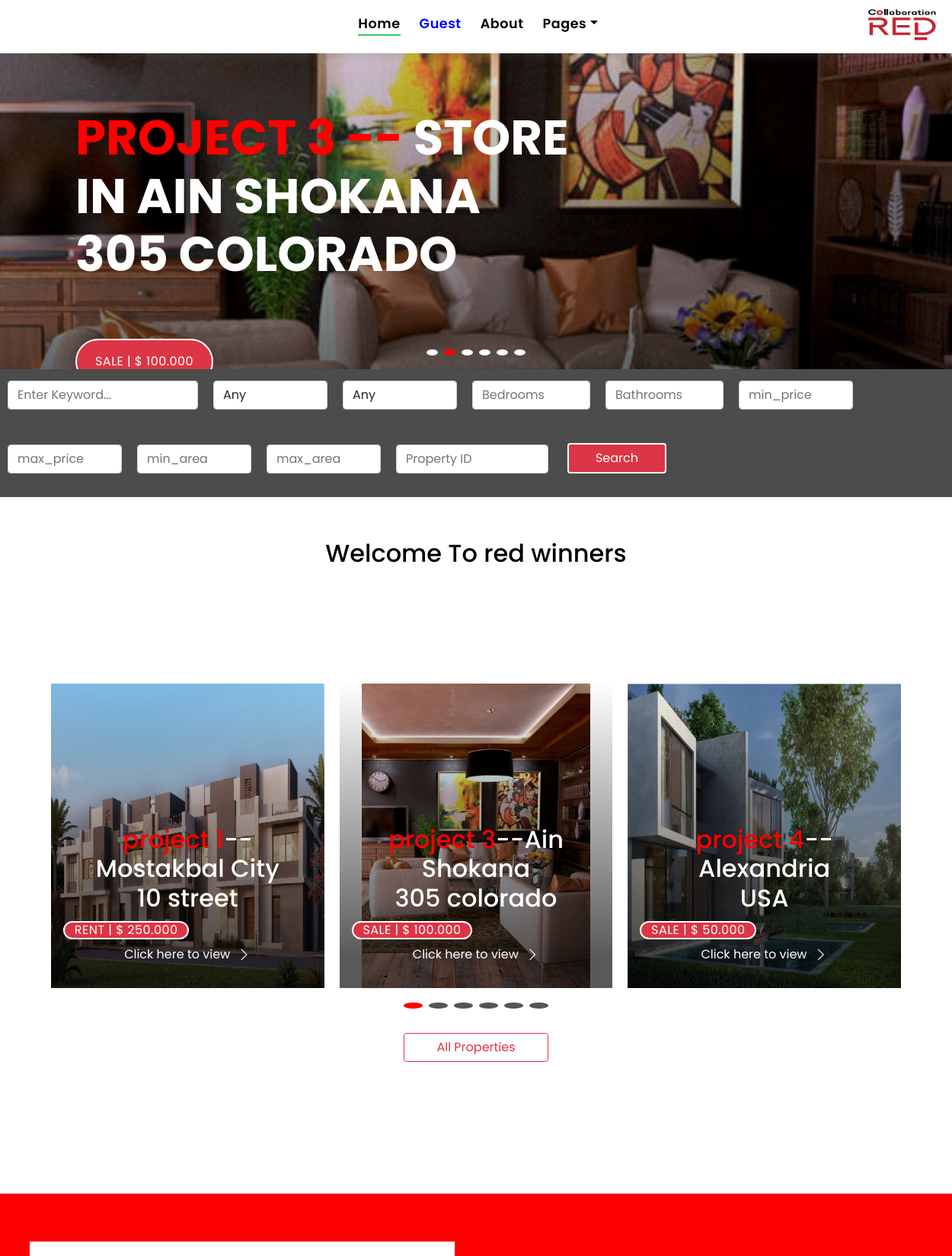
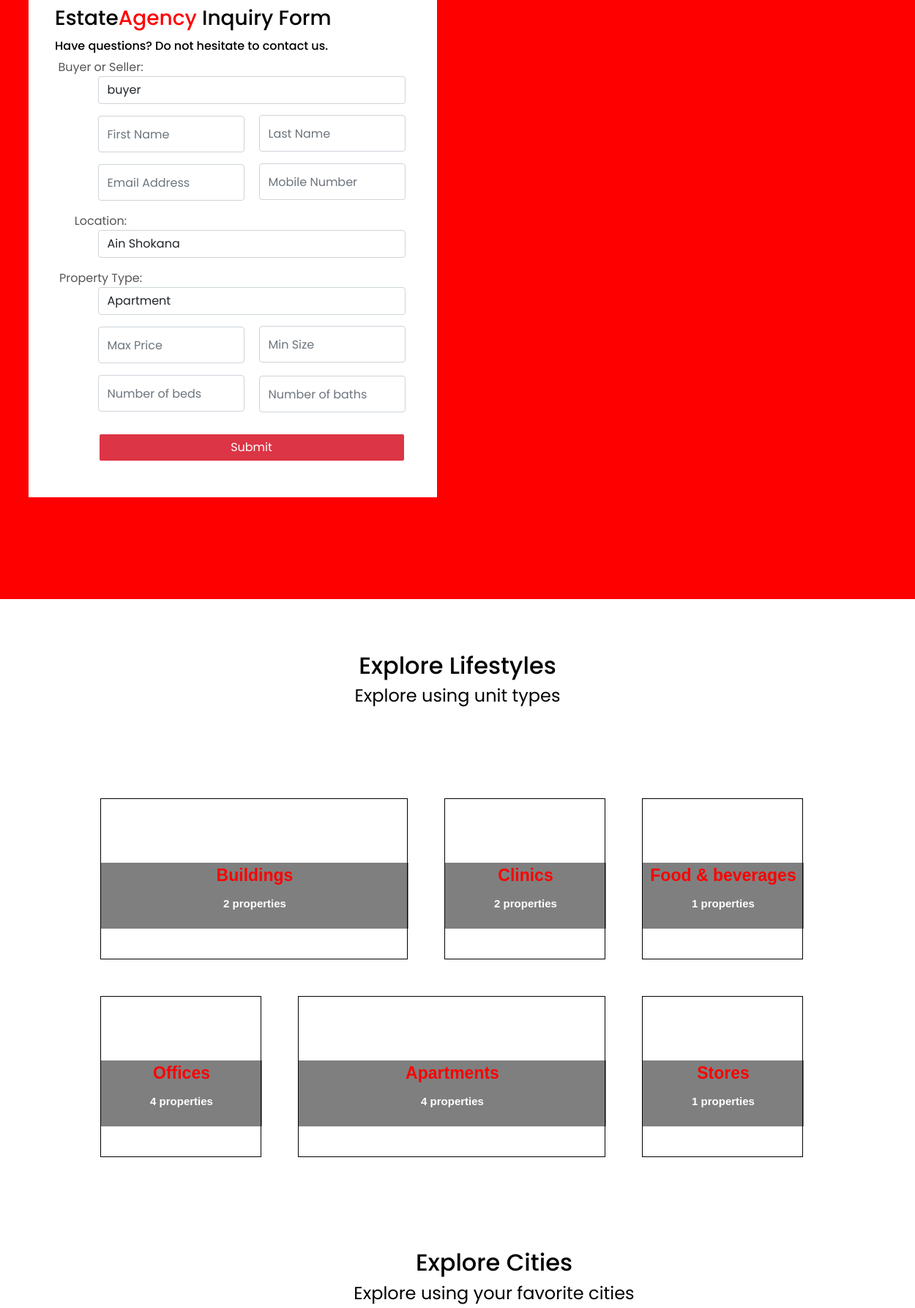
The page / (upper part) on the database its author committed (2 pictures, top to bottom).
### houses/models.py (models this page shows, shortened)
class House(models.Model):
    status_choices = (
        (_("sale"), _("sale")),
        (_("rent"), _("rent")),
    )
    img = models.ImageField(_("img"),upload_to="images")
    type = models.CharField(max_length=50,choices=choices2,default="Apartment")
    address = models.CharField(_("address"),max_length=50)
    location = models.CharField(max_length=50,choices=choices3,null=True,blank=True)
    location_new = models.OneToOneField(Location,on_delete=models.CASCADE,null=True,blank=True)
    status = models.CharField(_("status"),max_length=100,choices=status_choices)
    area = models.IntegerField(_("area"),)
    beds = models.IntegerField(_("beds"),)
    bathrooms = models.IntegerField(_("bathrooms"),)
    garages = models.IntegerField(_("garages"),)
    price = models.IntegerField(_("price"),)
    description = models.TextField(_("description"),)
    amenities = models.ManyToManyField(Amenity,verbose_name=_("amenities"))
    company = models.ForeignKey('Company',on_delete=models.CASCADE,blank=True,null=True)
    project = models.ForeignKey('Project',on_delete=models.CASCADE,blank=True,null=True)
    number_of_installments = models.IntegerField(default=1)
    time_of_delivery = models.DateTimeField(null=True,blank=True)
    in_advance_price = models.IntegerField(default=0)

class Project(models.Model):
    name = models.CharField(max_length=500)
    company = models.ForeignKey(Company,on_delete=models.CASCADE,null=True,blank=True)
    type = models.CharField(max_length=50, choices=choices2, default="Apartment")
    location = models.CharField(max_length=500, choices=choices3,default='Ain Shokana')
    location_new = models.OneToOneField(Location, on_delete=models.CASCADE, null=True, blank=True)
    number_of_units = models.IntegerField(default=1)
    def __str__(self):
        return f"{self.name}"

### houses/views.py (the view)
# urls.py: path('', views.index,name="home"),
def index(request):
    if request.method=="POST":
        print("FOOOOOOOOOOOOOOOOOOORM")
        print(request.POST)
        pass
    all_houses = House.objects.all()
    buildings = 0
    clinics = 0
    food_beverages = 0
    offices = 0
    apartments = 0
    stores = 0
    total = []
    backgrounds = list()
    names = list()
    ain_shokana = 0
    ain_sokhna = 0
    alex = 0
    east_cairo = 0
    mostakbal = 0
    total_locations = []
    location_names = []
    location_names.append("Ain Shokana")
    location_names.append("Ain Sokhna")
    location_names.append("Alexandria")
    location_names.append("East Cairo")
    location_names.append("Mostakbal City")
    names.append("buildings")
    names.append("clinics")
    names.append("food & beverages")
    names.append("offices")
    names.append("apartments")
    names.append("stores")
    backgrounds.append("https://www.redww.com/wp-content/uploads/2021/02/Untitled-2-17-07.jpg")
    backgrounds.append("https://www.redww.com/wp-content/uploads/2021/02/artboards_06.jpg")
    backgrounds.append("https://www.redww.com/wp-content/uploads/2021/02/artboards_08-copy-5-1.jpg")
    backgrounds.append("https://www.redww.com/wp-content/uploads/2021/02/artboards_06-copy-2-8.jpg")
    backgrounds.append("https://www.redww.com/wp-content/uploads/2021/02/artboards_03-copy-2-7.jpg")
    backgrounds.append("https://www.redww.com/wp-content/uploads/2021/02/IL-BOSCO-City-12.jpg")
    for house in all_houses:
        if house.location == "Ain Shokana":
            ain_shokana += 1
        if house.location == "Ain Sokhna":
            ain_sokhna += 1
        if house.location == "Alexandria":
            alex += 1
        if house.location == "East Cairo":
            east_cairo += 1
        if house.location == "Mostakbal City":
            mostakbal += 1
        if house.type == "Building":
            buildings += 1
        if house.type == "Clinic":
            clinics += 1
        if house.type == "Food & Beverage":
            food_beverages += 1
        if house.type == "Office":
            offices += 1
        if house.type == "Apartment":
            apartments += 1
        if house.type == "Store":
            stores += 1
    total.append(buildings)
    total.append(clinics)
    total.append(food_beverages)
    total.append(offices)
    total.append(apartments)
    total.append(stores)
    total_locations.append(ain_shokana)
    total_locations.append(ain_sokhna)
    total_locations.append(alex)
    total_locations.append(east_cairo)
    total_locations.append(mostakbal)
    context = {"all_houses": all_houses[:6],
               "SearchForm":SearchForm,
               "total":total,
               "all_data":zip(total,backgrounds,names),
               "location_names":location_names,
               "location_counts":total_locations,
               "inquiry_form":InquiryForm}
    return render(request,"houses/index.html",context)

### houses/models.py (called while the page is built)
    def __str__(self):
        return f"{self.name}"

### houses/templates/houses/index.html (shortened to what this page needs)
{% extends 'houses/base.html' %}
{% load static %}
{% block content %}
  <div class="intro intro-carousel swiper position-relative" >
    <div class="swiper-wrapper">
{% for house in all_houses %}
      <div class="swiper-slide carousel-item-a intro-item bg-image" style="height:600px;background-image: url({{house.img.url}})">
        <div class="overlay overlay-a"></div>
        <div class="intro-content display-table">
          <div class="table-cell" >
            <div class="container">
              <div class="row">
                <div class="col-lg-8">
                  <div class="intro-body" >
                    <a href="{% url 'single' house.id %}">
                    <h1 class="intro-title mb-4 " >
                      <span style="color:red;" class="color-b">{{house.project}} -- </span>{{house.type}} in {{house.location}}
                      <br> {{house.address}}
                    </h1>
                    </a>
                    <p class="intro-subtitle intro-price" >
                      <a href="{% url 'single' house.id %}"><span style="border:2px solid white;" class="price-a btn btn-danger">{{house.status}} | $ {{house.price}}.000</span></a>
                    </p>
                  </div>
                </div>
              </div>
            </div>
          </div>
        </div>
      </div>
{% endfor %}
    </div>
    <div class="swiper-pagination" style="height:300px;" >
    </div>
  </div>
<div style="z-index:100;position:relative;bottom:315px;background-color:#4c4c4c;color:white;display:flex;flex-wrap:wrap;">
  <form style="z-index:1000;display:flex;flex-wrap:wrap;" action="{% url 'search_for' %}">
    {{SearchForm.as_p}}
    <button id="search_pressed" class="btn btn-danger" value="submit" style="width:130px;height:40px;margin:13px 15px;border:2px solid white;">Search</button>
  </form>
</div>
  <main id="main" style="height:600px;">
<h2 style="position:relative;bottom:260px;text-align:center;">Welcome To red winners</h2>
    <section class="section-property section-t8" style="position:relative;bottom:200px;text-align:center;">
      <div class="container">
        <div class="row">
          <div class="col-md-12">
            <div class="title-wrap d-flex justify-content-between">
            </div>
          </div>
        </div>
        <div id="property-carousel" class="swiper">
          <div class="swiper-wrapper">
{% for house in all_houses %}
            <div class="carousel-item-b swiper-slide">
              <div class="card-box-a card-shadow">
                <div class="img-box-a">
                  <img src="{{house.img.url}}" alt="" class="img-a img-fluid" style="height:400px;">
                </div>
                <div class="card-overlay">
                  <div class="card-overlay-a-content">
                    <div class="card-header-a">
                      <h2 class="card-title-a">
                        <a href="{% url 'single' house.id %}"><span style="color:red;">{{house.project}}</span>--{{house.location}}
                          <br /> {{house.address}}</a>
                      </h2>
                    </div>
                    <div  class="card-body-a">
                      <div  class="price-box d-flex">
                        <span style="border:2px solid white;" class="price-a btn btn-danger">{{house.status}} | $ {{house.price}}.000</span>
                      </div>
                      <a href="{% url 'single' house.id %}" class="link-a">Click here to view
                        <span class="bi bi-chevron-right"></span>
                      </a>
                    </div>
                  </div>
                </div>
              </div>
            </div>
{% endfor %}
          </div>
        </div>
        <div class="propery-carousel-pagination carousel-pagination"></div>
      </div>
      <a style="margin-top:25px;width:190px;" href="{% url 'properties' %}" class="btn btn-outline-danger">All Properties</a>
    </section>
  </main>
<div id="div_of_inquiry" style="height:900px;margin:0 auto;text-align:center;position:relative;background-color:red;">
<h3 style="text-align:right;position:absolute;top:10%;left:6%">Estate<span style="color:red;">Agency</span> Inquiry Form</h3>
<h6 style="text-align:right;position:absolute;top:15%;left:6%">Have questions? Do not hesitate to contact us.</h6>
  <form id="inquiry_form" action="{% url 'get_inquiry' %}" style="position:absolute;top:18%;left:3%">
    {{inquiry_form.as_p}}
        <button id="inquiry" class="btn btn-danger" value="submit" style="border:2px solid white;width:210%;height:40px;margin:13px 48%;">Submit</button>
  </form>
</div>
<br>
<br>
<br>
<h2 style="text-align:center;">Explore Lifestyles</h2>
<h4 style="text-align:center;font-weight:400;">Explore using unit types</h4>
<div class="container" style="margin:100px;display:flex;flex-wrap:wrap;">
  <div style="margin:25px;border:1px solid black;width:420px;background-size: 220px 220px;height:220px;background-image: url({% static 'houses/real_estate_1.jpg' %});background-size: cover;">
    <a class="big_one" href="{% url 'show_type' 'Building' %}" style="text-align:center;color:white;position:relative;top:40%;font-weight:bold;font-size:23px;"><p style="color:red;">Buildings</p><p style="font-size:15px;">{{total.0}} properties</p></a>
  </div>
  <div style="margin:25px;border:1px solid black;width:220px;background-size: 220px 220px;height:220px;background-image: url({% static 'houses/real_estate_2.jpg' %});background-size: cover;">
    <a class="img_div" href="{% url 'show_type' 'Clinic' %}" style="text-align:center;color:white;position:relative;top:40%;font-weight:bold;font-size:23px;"><p style="color:red;">Clinics</p><p style="font-size:15px;">{{total.1}} properties</p></a>
  </div>
  <div style="margin:25px;border:1px solid black;width:220px;background-size: 220px 220px;height:220px;background-image: url({% static 'houses/real_estate_3.jpg' %});background-size: cover;">
    <a class="img_div" href="{% url 'show_type' 'Food & Beverage' %}" style="text-align:center;color:white;position:relative;top:40%;font-weight:bold;font-size:23px;"><p style="color:red;">Food & beverages</p><p style="font-size:15px;">{{total.2}} properties</p></a>
  </div>
  <div style="margin:25px;border:1px solid black;width:220px;background-size: 220px 220px;height:220px;background-image: url({% static 'houses/real_estate_4.jpg' %});background-size: cover;">
    <a class="img_div" href="{% url 'show_type' 'Office' %}" style="text-align:center;color:white;position:relative;top:40%;font-weight:bold;font-size:23px;"><p style="color:red;">Offices</p><p style="font-size:15px;">{{total.3}} properties</p></a>
  </div>
  <div style="margin:25px;border:1px solid black;width:420px;background-size: 220px 220px;height:220px;background-image: url({% static 'houses/real_estate_5.jpg' %});background-size: cover;">
    <a class="big_one" href="{% url 'show_type' 'Apartment' %}" style="text-align:center;color:white;position:relative;top:40%;font-weight:bold;font-size:23px;"><p style="color:red;">Apartments</p><p style="font-size:15px;">{{total.4}} properties</p></a>
  </div>
  <div style="margin:25px;border:1px solid black;width:220px;background-size: 220px 220px;height:220px;background-image: url({% static 'houses/real_estate_6.jpg' %});background-size: cover;">
    <a class="img_div" href="{% url 'show_type' 'Store' %}" style="text-align:center;color:white;position:relative;top:40%;font-weight:bold;font-size:23px;"><p style="color:red;">Stores</p><p style="font-size:15px;">{{total.5}} properties</p></a>
  </div>
</div>
<div style="margin-top:100px;margin-left:100px;">
<h2 style="text-align:center;">Explore Cities</h2>
<h4 style="text-align:center;font-weight:400;">Explore using your favorite cities</h4>
</div>
{% endblock %}

### rows shown on the page
House: img (picture), project "PROJECT 3", type "STORE", location "AIN SHOKANA", address "305 COLORADO", status "SALE", price "100", project "project 3", location "Ain Shokana", address "305 colorado"
House: img (picture), project "project 1", location "Mostakbal City", address "10 street", status "RENT", price "250"
House: img (picture), project "project 4", location "Alexandria", address "USA", status "SALE", price "50"

### other values the page prints
{{ total.0 }} "2"
{{ total.1 }} "2"
{{ total.2 }} "1"
{{ total.3 }} "4"
{{ total.4 }} "4"
{{ total.5 }} "1"
